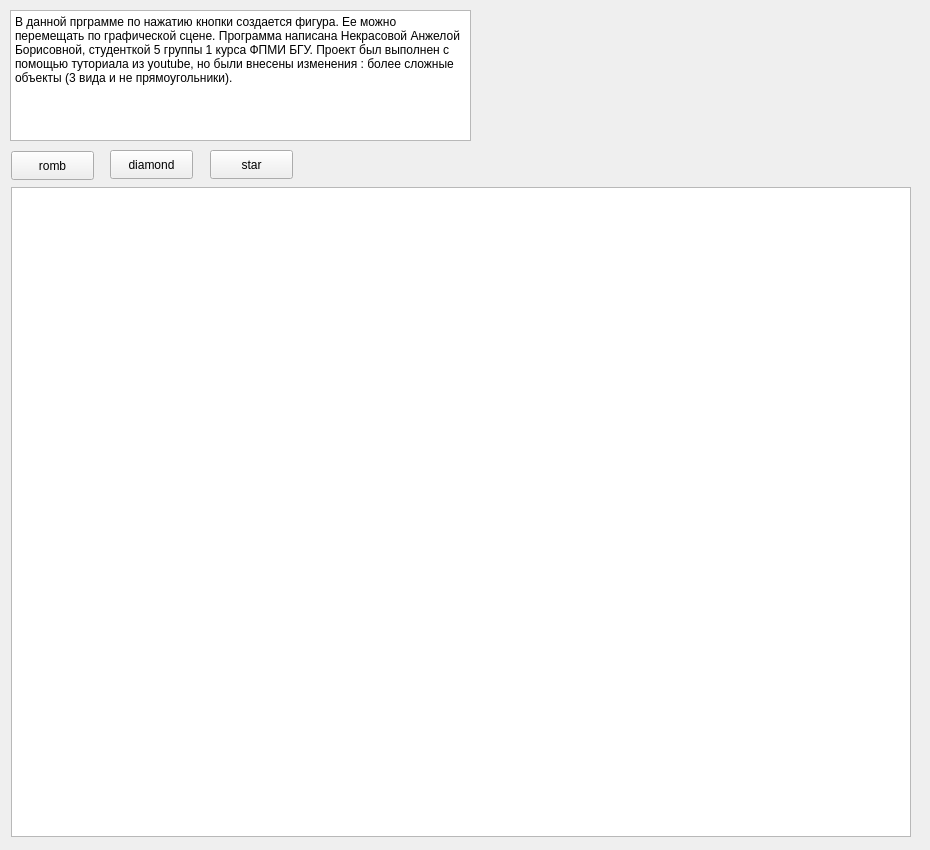
<?xml version="1.0" encoding="UTF-8"?>
<ui version="4.0">
 <class>Widget</class>
 <widget class="QWidget" name="Widget">
  <property name="geometry">
   <rect>
    <x>0</x>
    <y>0</y>
    <width>930</width>
    <height>850</height>
   </rect>
  </property>
  <property name="windowTitle">
   <string>Widget</string>
  </property>
  <widget class="QGraphicsView" name="graphicsView">
   <property name="geometry">
    <rect>
     <x>11</x>
     <y>187</y>
     <width>900</width>
     <height>650</height>
    </rect>
   </property>
  </widget>
  <widget class="QPushButton" name="pushButton">
   <property name="geometry">
    <rect>
     <x>11</x>
     <y>151</y>
     <width>83</width>
     <height>29</height>
    </rect>
   </property>
   <property name="text">
    <string>romb</string>
   </property>
  </widget>
  <widget class="QPushButton" name="pushButton_2">
   <property name="geometry">
    <rect>
     <x>110</x>
     <y>150</y>
     <width>83</width>
     <height>29</height>
    </rect>
   </property>
   <property name="text">
    <string>diamond</string>
   </property>
  </widget>
  <widget class="QTextBrowser" name="textBrowser">
   <property name="geometry">
    <rect>
     <x>10</x>
     <y>10</y>
     <width>461</width>
     <height>131</height>
    </rect>
   </property>
   <property name="html">
    <string>&lt;!DOCTYPE HTML PUBLIC &quot;-//W3C//DTD HTML 4.0//EN&quot; &quot;http://www.w3.org/TR/REC-html40/strict.dtd&quot;&gt;
&lt;html&gt;&lt;head&gt;&lt;meta name=&quot;qrichtext&quot; content=&quot;1&quot; /&gt;&lt;meta charset=&quot;utf-8&quot; /&gt;&lt;style type=&quot;text/css&quot;&gt;
p, li { white-space: pre-wrap; }
hr { height: 1px; border-width: 0; }
li.unchecked::marker { content: &quot;\2610&quot;; }
li.checked::marker { content: &quot;\2612&quot;; }
&lt;/style&gt;&lt;/head&gt;&lt;body style=&quot; font-family:'Segoe UI'; font-size:9pt; font-weight:400; font-style:normal;&quot;&gt;
&lt;p style=&quot; margin-top:0px; margin-bottom:0px; margin-left:0px; margin-right:0px; -qt-block-indent:0; text-indent:0px;&quot;&gt;В данной прграмме по нажатию кнопки создается фигура. Ее можно перемещать по графической сцене. Программа написана Некрасовой Анжелой Борисовной, студенткой 5 группы 1 курса ФПМИ БГУ. Проект был выполнен с помощью туториала из youtube, но были внесены изменения : более сложные объекты (3 вида и не прямоугольники).&lt;/p&gt;&lt;/body&gt;&lt;/html&gt;</string>
   </property>
  </widget>
  <widget class="QPushButton" name="pushButton_3">
   <property name="geometry">
    <rect>
     <x>210</x>
     <y>150</y>
     <width>83</width>
     <height>29</height>
    </rect>
   </property>
   <property name="text">
    <string>star</string>
   </property>
  </widget>
 </widget>
 <resources/>
 <connections/>
</ui>
